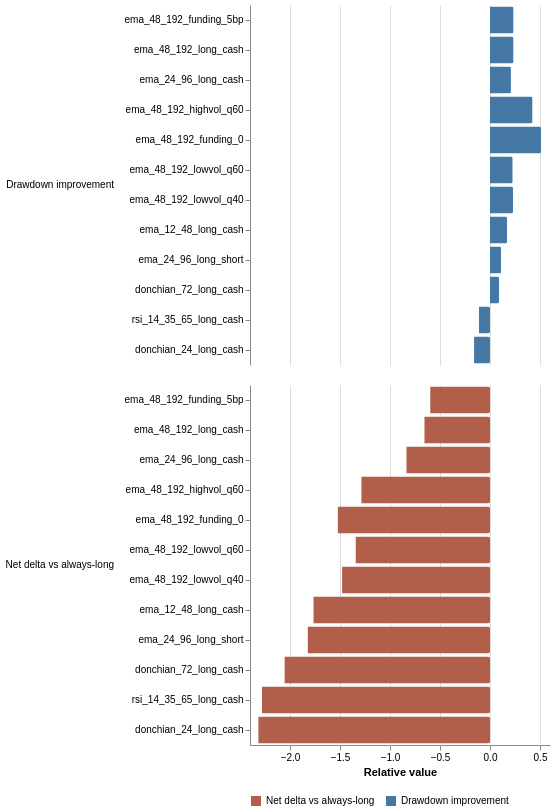

Write the Vega-Lite specification saved for this chart.
### Vega-Lite specification from a JSON file in a GitHub repository (floating-point values rounded to 4 significant figures)
{"$schema": "https://vega.github.io/schema/vega-lite/v5.json", "description": "BTC AutoResearch cycle 1 adaptive candidates relative to always-long floor.", "width": "container", "height": 360, "data": {"values": [{"strategy": "ema_48_192_funding_5bp", "delta_net_vs_floor": -0.5984, "drawdown_improvement": 0.2354, "funding_aware": 0.6106, "cost5x": -0.2286}, {"strategy": "ema_48_192_long_cash", "delta_net_vs_floor": -0.6572, "drawdown_improvement": 0.2354, "funding_aware": 0.543, "cost5x": -0.1568}, {"strategy": "ema_24_96_long_cash", "delta_net_vs_floor": -0.8373, "drawdown_improvement": 0.2095, "funding_aware": 0.405, "cost5x": -0.6307}, {"strategy": "ema_48_192_highvol_q60", "delta_net_vs_floor": -1.288, "drawdown_improvement": 0.4257, "funding_aware": 0.1526, "cost5x": -0.4157}, {"strategy": "ema_48_192_lowvol_q60", "delta_net_vs_floor": -1.345, "drawdown_improvement": 0.227, "funding_aware": 0.0177, "cost5x": -0.6346}, {"strategy": "ema_48_192_lowvol_q40", "delta_net_vs_floor": -1.479, "drawdown_improvement": 0.2303, "funding_aware": -0.0657, "cost5x": -0.7315}, {"strategy": "ema_48_192_funding_0", "delta_net_vs_floor": -1.524, "drawdown_improvement": 0.5104, "funding_aware": -0.0252, "cost5x": -0.6331}, {"strategy": "ema_12_48_long_cash", "delta_net_vs_floor": -1.767, "drawdown_improvement": 0.1719, "funding_aware": -0.3783, "cost5x": -0.9695}, {"strategy": "ema_24_96_long_short", "delta_net_vs_floor": -1.825, "drawdown_improvement": 0.1119, "funding_aware": -0.3701, "cost5x": -0.9671}, {"strategy": "donchian_72_long_cash", "delta_net_vs_floor": -2.056, "drawdown_improvement": 0.0921, "funding_aware": -0.5592, "cost5x": -0.9858}, {"strategy": "rsi_14_35_65_long_cash", "delta_net_vs_floor": -2.281, "drawdown_improvement": -0.1116, "funding_aware": -0.7846, "cost5x": -0.9995}, {"strategy": "donchian_24_long_cash", "delta_net_vs_floor": -2.318, "drawdown_improvement": -0.1595, "funding_aware": -0.8193, "cost5x": -0.9998}]}, "transform": [{"fold": ["delta_net_vs_floor", "drawdown_improvement"], "as": ["metric", "value"]}, {"calculate": "datum.metric == 'delta_net_vs_floor' ? 'Net delta vs always-long' : 'Drawdown improvement'", "as": "metric_label"}], "mark": {"type": "bar", "cornerRadiusEnd": 2}, "encoding": {"y": {"field": "strategy", "type": "nominal", "sort": "-x", "title": null}, "x": {"field": "value", "type": "quantitative", "title": "Relative value"}, "color": {"field": "metric_label", "type": "nominal", "scale": {"domain": ["Net delta vs always-long", "Drawdown improvement"], "range": ["#b15f4a", "#4678a5"]}, "legend": {"title": null, "orient": "bottom"}}, "row": {"field": "metric_label", "type": "nominal", "title": null, "header": {"labelAngle": 0, "labelAlign": "left"}}, "tooltip": [{"field": "strategy", "type": "nominal", "title": "Strategy"}, {"field": "metric_label", "type": "nominal", "title": "Metric"}, {"field": "value", "type": "quantitative", "format": ".4f", "title": "Value"}, {"field": "funding_aware", "type": "quantitative", "format": ".4f", "title": "Funding-aware"}, {"field": "cost5x", "type": "quantitative", "format": ".4f", "title": "Cost 5x"}]}, "resolve": {"scale": {"x": "shared"}}, "config": {"axis": {"labelLimit": 220}, "view": {"stroke": null}}}
